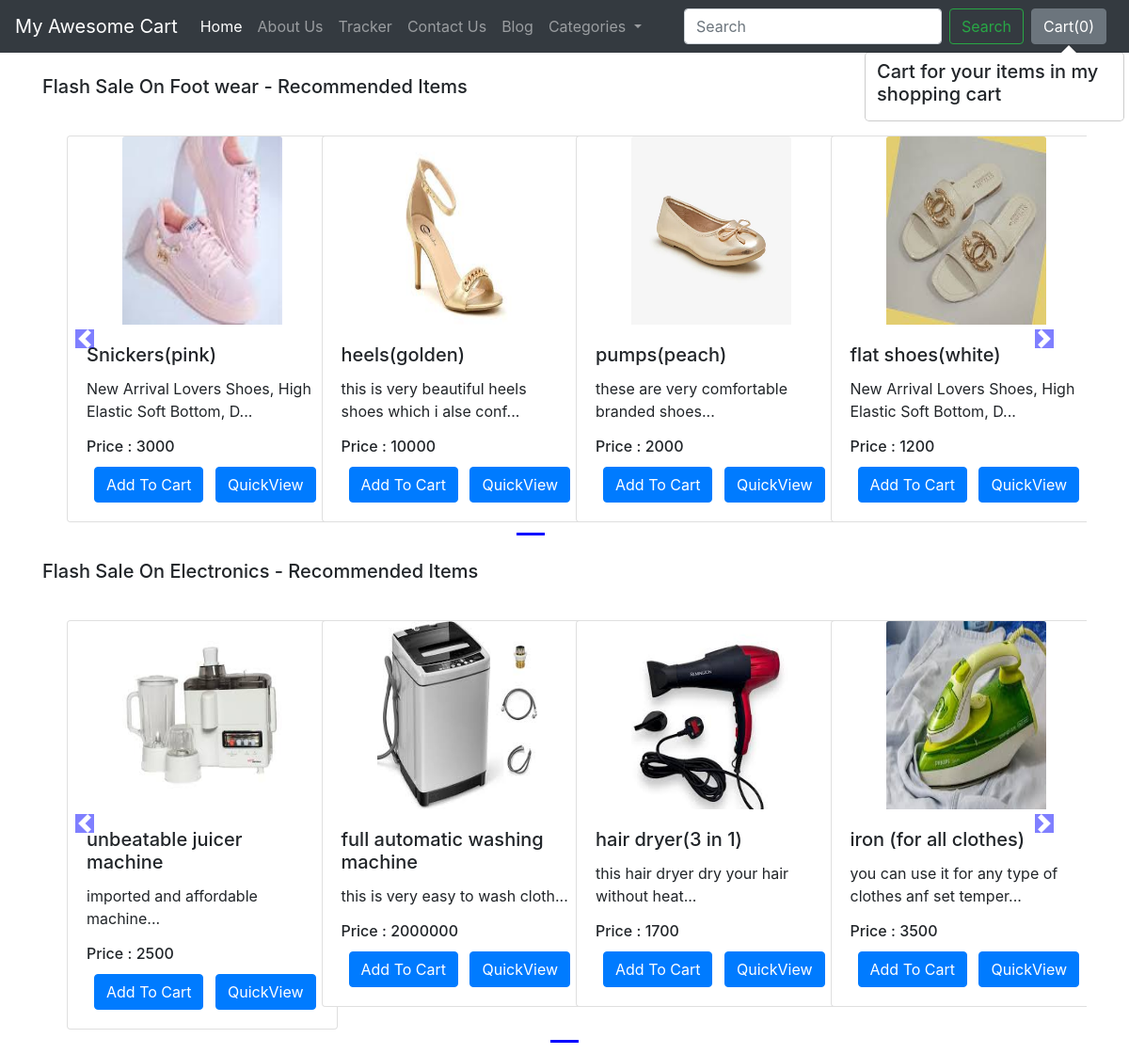
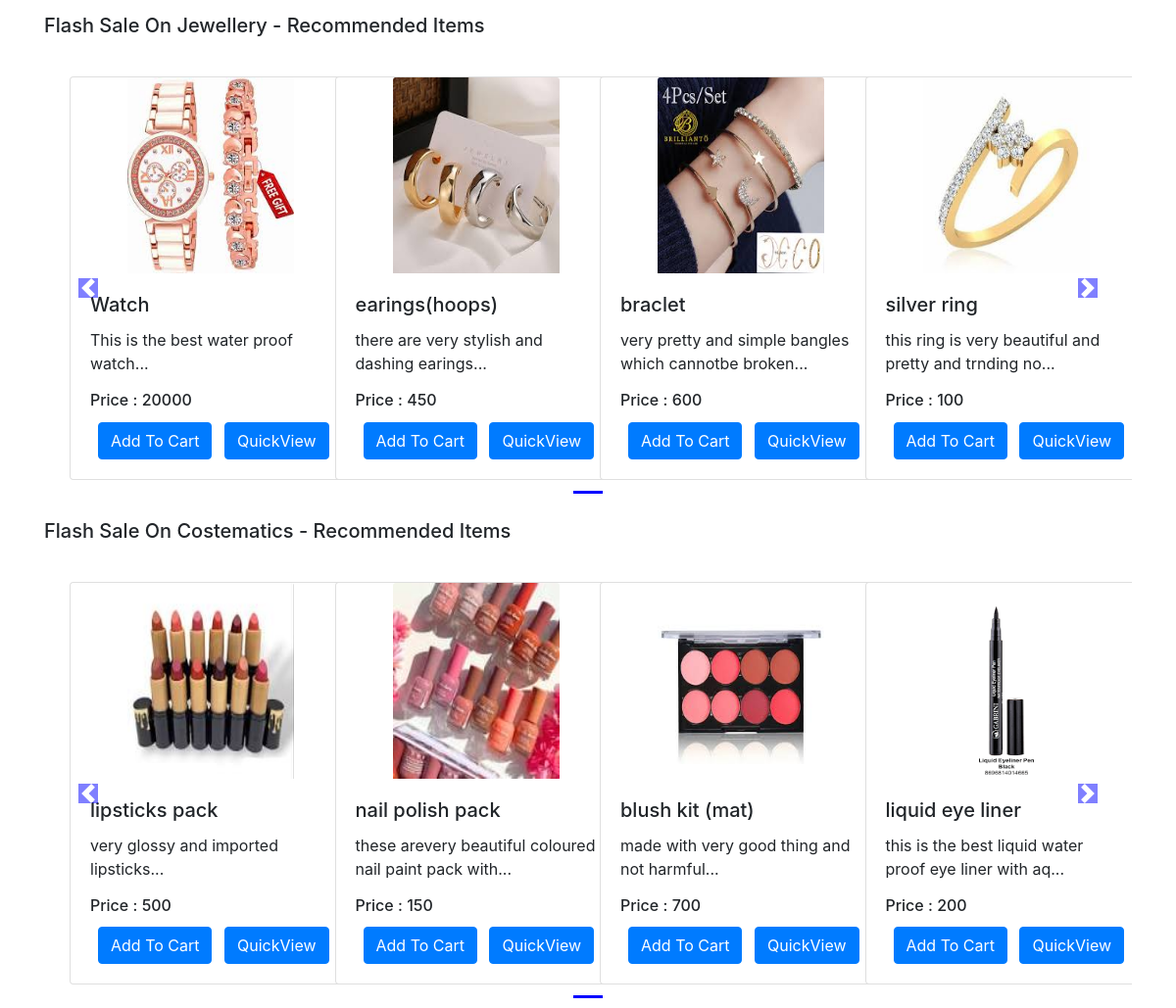
The app's page /shop/ with its own data (2 pictures, top to bottom).
### shop/models.py (models this page shows, shortened)
class Product(models.Model):
    product_id = models.AutoField
    product_name = models.CharField(max_length=50)
    category = models.CharField(max_length=50, default="")
    subcategory = models.CharField(max_length=50, default="")
    price = models.IntegerField(default=0)
    description = models.CharField(max_length=300)
    pub_date = models.DateField()
    image = models.ImageField(upload_to='shop/images', default="")

### shop/views.py (the view)
# urls.py: path('', views.index, name='bloghome'),
def index(request):
    allProds = []
    catprods = Product.objects.values('category', 'id')
    cats = {item['category'] for item in catprods}
    for cat in cats:
        prod = Product.objects.filter(category=cat)
        n = len(prod)
        nSlides = n // 4 + ceil((n / 4) - (n // 4))
        allProds.append([prod, range(1, nSlides), nSlides])
    params = {'allProds':allProds}
    return render(request, 'shop/index.html', params)

### shop/templates/shop/index.html (shortened to what this page needs)
{% extends 'shop/basic.html' %}
{% block body %}
{% load static %}
<div class="container">
    {% for product, range, nSlides in allProds %}
    <h5 class="my-4">Flash Sale On {{product.0.category}} - Recommended Items</h5>
    <div class="row">
<div id="demo{{forloop.counter}}" class="col carousel slide my-3" data-ride="carousel">
    <ul class="carousel-indicators">
      <li data-target="#demo{{forloop.counter}}" data-slide-to="0" class="active"></li>
       {% for i in range %}
      <li data-target="#demo{{forloop.parentloop.counter}}" data-slide-to="{{i}}" ></li>
      {% endfor %}
    </ul>
    <div class="container carousel-inner no-padding">
      <div class="carousel-item active">
        {% for i in product %}
        <div class="col-xs-3 col-sm-3 col-md-3">
          <div class="card align-items-center" style="width: 18rem;">
            <img src='/media/{{i.image}}' class="card-img-top" alt="...">
            <div class="card-body">
              <h5 class="card-title" id="namepr{{i.id}}">{{i.product_name}}</h5>
              <p class="class text">{{i.description|slice:"0:53"}}...</p>
              <h6 class="card-title" >Price : <span id="pricepr{{i.id}}">{{i.price}}</span></h6>
            <span id="divpr{{i.id}}" class="divpr">
              <button id="pr{{i.id}}" class="btn btn-primary mx-2 cart">Add To Cart</button>
            </span>
              <a href="/shop/products/{{i.id}}"><button id="qv{{i.id}}" class="btn btn-primary cart">QuickView</button></a>
            </div>
          </div>
        </div>
        {% if forloop.counter|divisibleby:4 and forloop.counter > 0 and not forloop.last %}
      </div><div class="carousel-item">
        {% endif %}
        {% endfor %}
    </div>
</div>
</div>
    <a class="carousel-control-prev" href="#demo{{forloop.counter}}" data-slide="prev">
        <span class="carousel-control-prev-icon"></span>
    </a>
    <a class="carousel-control-next" href="#demo{{forloop.counter}}" data-slide="next">
        <span class="carousel-control-next-icon"></span>
    </a>
        </div>
    {% endfor %}
</div>
 {% endblock %}

### records on screen
Product: category "Foot wear", image (picture), product_name "Snickers(pink)", description "New Arrival Lovers Shoes, High Elastic Soft Bottom, D", price "3000"
Product: image (picture), product_name "heels(golden)", description "this is very beautiful heels shoes which i alse conf", price "10000"
Product: image (picture), product_name "pumps(peach)", description "these are very comfortable branded shoes", price "2000"
Product: image (picture), product_name "flat shoes(white)", description "New Arrival Lovers Shoes, High Elastic Soft Bottom, D", price "1200"
Product: category "Electronics", image (picture), product_name "unbeatable juicer machine", description "imported and affordable machine", price "2500"
Product: image (picture), product_name "full automatic washing machine", description "this is very easy to wash cloth", price "2000000"
Product: image (picture), product_name "hair dryer(3 in 1)", description "this hair dryer dry your hair without heat", price "1700"
Product: image (picture), product_name "iron (for all clothes)", description "you can use it for any type of clothes anf set temper", price "3500"
Product: category "Jewellery", image (picture), product_name "Watch", description "This is the best water proof watch", price "20000"
Product: image (picture), product_name "earings(hoops)", description "there are very stylish and dashing earings", price "450"
Product: image (picture), product_name "braclet", description "very pretty and simple bangles which cannotbe broken", price "600"
Product: image (picture), product_name "silver ring", description "this ring is very beautiful and pretty and trnding no", price "100"
Product: category "Costematics", image (picture), product_name "lipsticks pack", description "very glossy and imported lipsticks", price "500"
Product: image (picture), product_name "nail polish pack", description "these arevery beautiful coloured nail paint pack with", price "150"
Product: image (picture), product_name "blush kit (mat)", description "made with very good thing and not harmful", price "700"
Product: image (picture), product_name "liquid eye liner", description "this is the best liquid water proof eye liner with aq", price "200"
